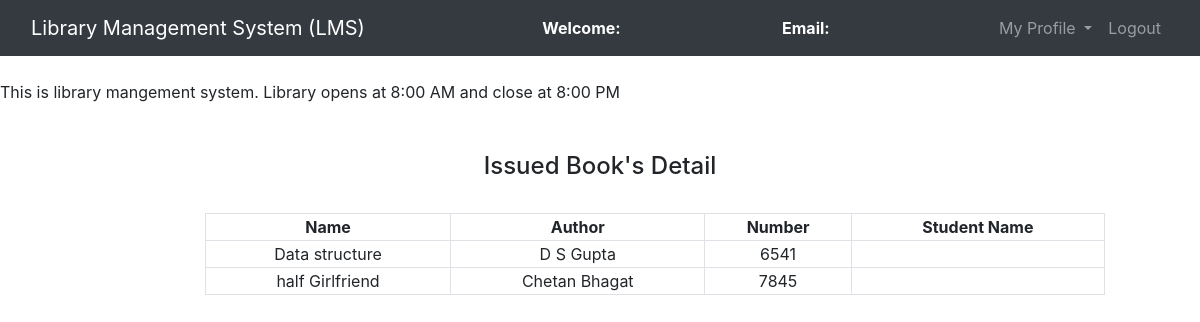
Page /admin/view_issued_book.php on the committed database.
### tables this page shows
CREATE TABLE `issued_Books` (
  `s_no` int(11) NOT NULL,
  `book_no` int(11) NOT NULL,
  `book_name` varchar(200) NOT NULL,
  `book_author` varchar(200) NOT NULL,
  `student_id` int(11) NOT NULL,
  `status` int(11) NOT NULL,
  `issue_date` longtext NOT NULL
);

### admin/view_issued_book.php (the view, shortened to what this page needs)
<?php
	$connection = mysqli_connect("localhost","root","");
	$query = "select issued_Books.book_name,issued_Books.book_author,issued_Books.book_no,users.name from issued_Books left join users on issued_Books.student_id = users.id where issued_Books.status = 1";
?>
<!DOCTYPE html>
<html>
<head>
	<link rel="stylesheet" type="text/css" href="../bootstrap-4.4.1/css/bootstrap.min.css">
</head>
<body>
	<nav class="navbar navbar-expand-lg navbar-dark bg-dark">
		<div class="container-fluid">
			<div class="navbar-header">
				<a class="navbar-brand" href="admin_dashboard.php">Library Management System (LMS)</a>
			</div>
			<font style="color: white"><span><strong>Welcome: <?php echo $_SESSION['name'];?></strong></span></font>
			<font style="color: white"><span><strong>Email: <?php echo $_SESSION['email'];?></strong></font>
		    <ul class="nav navbar-nav navbar-right">
		      <li class="nav-item dropdown">
	        	<a class="nav-link dropdown-toggle" data-toggle="dropdown">My Profile </a>
		      </li>
		      <li class="nav-item">
		        <a class="nav-link" href="../logout.php">Logout</a>
		      </li>
		    </ul>
		</div>
	</nav><br>
	<span><marquee>This is library mangement system. Library opens at 8:00 AM and close at 8:00 PM</marquee></span><br><br>
		<center><h4>Issued Book's Detail</h4><br></center>
		<div class="row">
			<div class="col-md-2"></div>
			<div class="col-md-8">
				<form>
					<table class="table-bordered" width="900px" style="text-align: center">
						<tr>
							<th>Name</th>
							<th>Author</th>
							<th>Number</th>
							<th>Student Name</th>
						</tr>
					<?php
						$query_run = mysqli_query($connection,$query);
						while ($row = mysqli_fetch_assoc($query_run)){
							?>
							<tr>
							<td><?php echo $row['book_name'];?></td>
							<td><?php echo $row['book_author'];?></td>
							<td><?php echo $row['book_no'];?></td>
							<td><?php echo $row['name'];?></td>
						</tr>
					<?php
						}
					?>
				</table>
				</form>
			</div>
			<div class="col-md-2"></div>
		</div>
</body>
</html>

### rows in the picture
issued_books: book_name "Data structure", book_author "D S Gupta", book_no "6541"
issued_books: book_name "half Girlfriend", book_author "Chetan Bhagat", book_no "7845"
